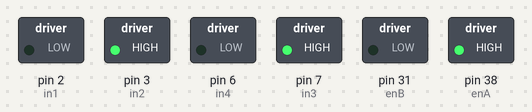
Bench run of a sketch on a simulated Arduino Mega 2560, built with avr-gcc and run on an emulated ATmega2560. Shown: switched loads named in the sketch (green lamp = pin HIGH). What the sketch prints to the serial monitor is not drawn.

Above: at 0.1 s.
At 3.1 s:
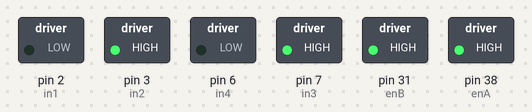
Timing chart, 0 to 4.6 s (numbered marks = the images above):
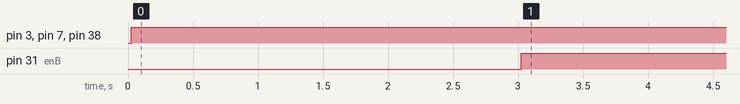

Measured:
- by itself, pin 3 (in2), pin 7 (in3), pin 38 (enA): LOW → HIGH at 0.03 s
- by itself, pin 31 (enB): LOW → HIGH at 3.0 s

The sketch:

samplereturn.ino
```cpp
#include <Wire.h>


//Elevator Motor Pins
int enA = 38;
int in1 = 2;
int in2 = 3;
// Auger Motor Pins
int enB = 31;
int in3 = 7;
int in4 = 6;
//Solenoid Pin
int in5 = 13;
//Bin Motor
int in6 = 10;
int in7 = 11;
int in8 = 12;
//I2C Lines
int inData = 20;
int inClock = 21;
int motorspeed;
int drillspeed;


void setup()
{
  Serial.begin(9600);

  pinMode(enA, OUTPUT);
  pinMode(enB, OUTPUT);
  pinMode(in1, OUTPUT);
  pinMode(in2, OUTPUT);
  pinMode(in3, OUTPUT);
  pinMode(in4, OUTPUT);


  Serial.println("Arduino is ready");
  Serial.println("Enter a number between 0 and 255. Negative numbers reverse direction.");
}

void loop()
{
  //int array[10] = {-255,0,255,0,-255,0,255,0,255,0};
  //for (int i = 0; i < 11; i++)
  //{
    motorspeed = 255;
    drillspeed = 255;
  if (motorspeed >= 0 && motorspeed <= 255) {
    digitalWrite(in1, LOW);
    digitalWrite(in2, HIGH);
    digitalWrite(in3, HIGH);
    digitalWrite(in4, LOW);
    analogWrite(enA, motorspeed);
    delay(3000);
    analogWrite(enB, motorspeed);
    //Serial.print("Motor Speed: ");
    //Serial.println(motorspeed);
  }
  else if (motorspeed < 0 && motorspeed >= -255) {
    int rev_speed = abs(motorspeed);
    digitalWrite(in1, HIGH);
    digitalWrite(in2, LOW);
    digitalWrite(in3, LOW);
    digitalWrite(in4, HIGH);
    analogWrite(enA, rev_speed);
    delay(5000);
    analogWrite(enB, rev_speed);
  }
  if (drillspeed >= 0 && drillspeed <= 255) {
    digitalWrite(in1, LOW);
    digitalWrite(in2, HIGH);
    digitalWrite(in3, HIGH);
    digitalWrite(in4, LOW);
    analogWrite(enA, motorspeed);
    delay(3000);
    analogWrite(enB, motorspeed);
    //Serial.print("Motor Speed: ");
    //Serial.println(motorspeed);
  }
  else if (drillspeed < 0 && drillspeed >= -255) {
    int revq_speed = abs(drillspeed);
    digitalWrite(in1, HIGH);
    digitalWrite(in2, LOW);
    digitalWrite(in3, LOW);
    digitalWrite(in4, HIGH);
    analogWrite(enA, revq_speed);
    delay(3000);
    analogWrite(enB, revq_speed);
  }
}
//}
```
